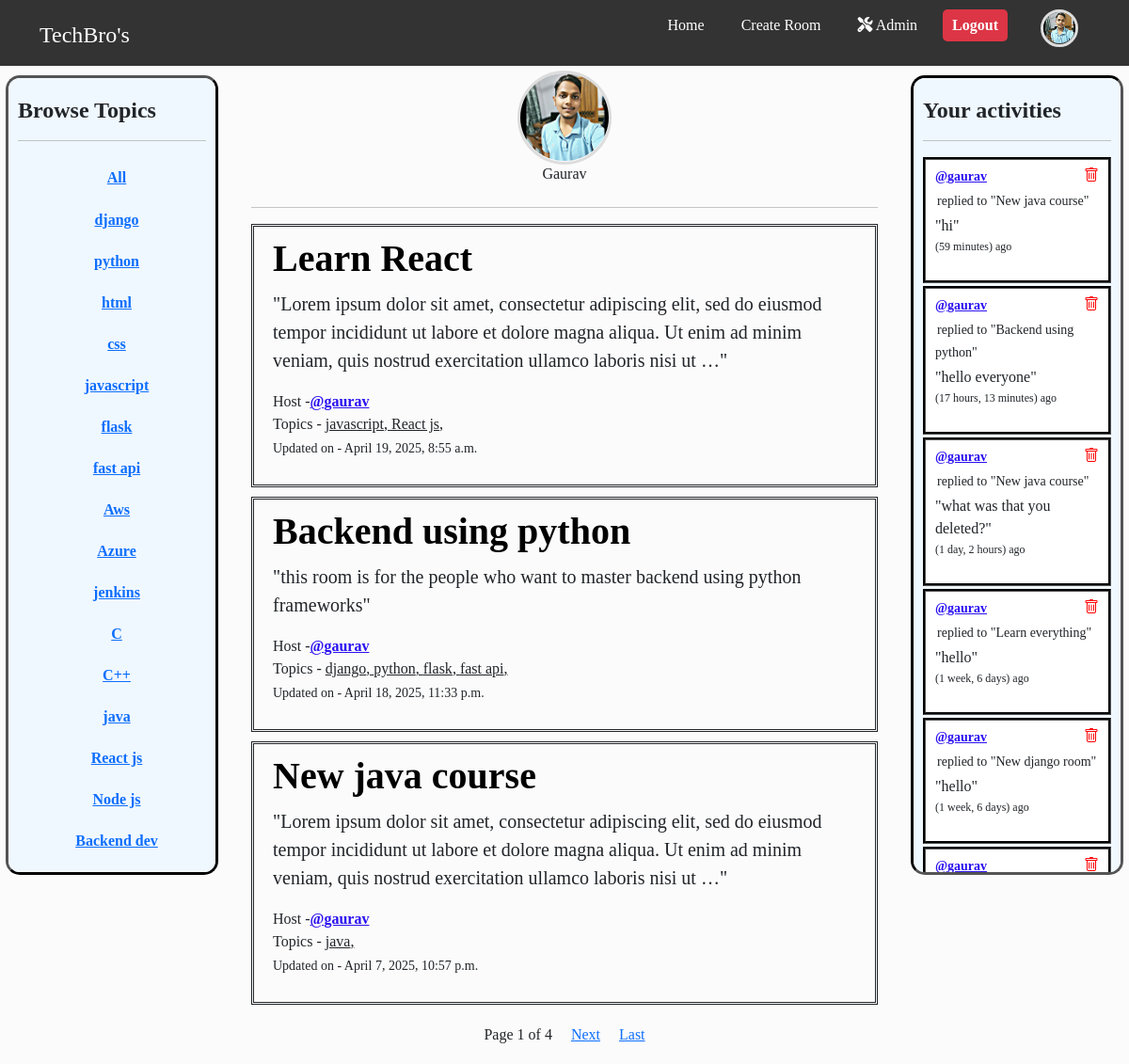
Screenshot of /user-profile/1 (signed in) with the database file from the repository.
### main/models.py (models this page shows, shortened)
class Profile(models.Model):
    user = models.OneToOneField(User,on_delete=models.CASCADE)
    profile_pic = models.ImageField(upload_to='profile_images/',default='profile_images/default.jpg' , blank=True,null=True)

class Topic(models.Model):
    name = models.CharField(max_length=200)
    def __str__(self):
        return self.name

class Room(models.Model):
    topics = models.ManyToManyField(Topic,related_name="rooms")
    host = models.ForeignKey(User,on_delete=models.SET_NULL,null=True)
    name = models.CharField(max_length=200,)
    description = models.TextField(null=True, blank=True)
    participants = models.ManyToManyField(User,related_name='joined_rooms',through='Membership')
    updated = models.DateTimeField(auto_now=True)
    created = models.DateTimeField(auto_now_add=True)
    class Meta():
        ordering = ['-updated','-created']
    def __str__(self):
        return self.name

class Message(models.Model):
    user = models.ForeignKey(User,on_delete=models.CASCADE,related_name="messages")
    room = models.ForeignKey(Room,on_delete=models.CASCADE)
    text = models.TextField()
    updated = models.DateTimeField(auto_now=True)
    created = models.DateTimeField(auto_now_add=True)
    deleted = models.BooleanField(default=False)
    edited = models.BooleanField(default=False)
    def __str__(self):
        return self.text[:50]

### main/views.py (the view)
# urls.py: path('user-profile/<int:pk>',views.user_profile,name='user-profile'),
def user_profile(request,pk):
    user = get_object_or_404(User,id=pk)
    rooms = user.joined_rooms.all()
    chat_messages = user.messages.filter(deleted = False).order_by('-updated','-created')
    topics = Topic.objects.all()
    page = request.GET.get('page',1)
    paginator = Paginator(rooms,3)
    try:
        rooms = paginator.page(page)
    except:
        rooms = paginator.page(1)
    context = {'user':user,'rooms':rooms,'chat_messages':chat_messages,'topics':topics}
    return render(request,'user_profile.html',context)

### templates/user_profile.html (shortened to what this page needs)
{% include "base.html" %}
{% block content %}
    {% if request.user.is_authenticated and request.user == user  %}
        <div class="profile-container">
            <aside class = 'left-sidebar'>
                {% include "topics_component.html" %}
            </aside>
            <main class = 'main-feed'>
                <div class="profile-detail-container">
                <img src="{{ user.profile.profile_pic.url }}" alt="Profile Picture"  class="profile-pic">
                <h6>{{user.username|capfirst}}</h6>
                </div>
                {% include "main_feed_component.html" %}
            </main>
            <aside class = "right_sidebar">
                {% include "activity_component.html" %}
            </aside>
        </div>
    {% else %}
        <div style="display:flex; justify-content:center;">
        <p style="font-size: x-large;"><a href={% url "login" %}>Login </a>to see details</p>
        </div>
    {% endif %}
{% endblock content %}

### templates/base.html (shortened to what this page needs)
<!DOCTYPE html>
{% load static %}
<html lang="en">
  <head>
    <link
      href="https://cdn.jsdelivr.net/npm/bootstrap@5.3.0/dist/css/bootstrap.min.css"
      rel="stylesheet"
    />
    <link rel="stylesheet" href="https://cdnjs.cloudflare.com/ajax/libs/font-awesome/6.5.1/css/all.min.css">
    <link rel="stylesheet" href="https://cdn.jsdelivr.net/npm/bootstrap-icons/font/bootstrap-icons.css">
    <link rel="stylesheet" href="{% static 'css/style.css' %}">
  </head>
  <body>
    <nav class="navbar-cus">
      <div class="container">
        <a href="{% url 'home' %}" class="navbar-brand">TechBro's</a>
        <ul class="nav-links" id="navLinks">
          <li class="nav-item-to-edit"> <a href="{% url 'home' %}">Home</a></li>
            {% if request.user.is_authenticated %}
              <li class="nav-item-to-edit"><a href="{% url 'create-room' %}">Create Room</a></li>
              {% if request.user.is_superuser %}
                <li class="nav-item-to-edit"><a href="{% url 'admin:index' %}" class="Admin"><i class="fa-solid fa-screwdriver-wrench "></i> Admin</a></li>
              {% endif %}
              <li id="nav-logout-button">
                <form action="{% url 'logout' %}" method="POST">
                  <button type="submit" class="logout-button">Logout</button>
                </form>
              </li>
              <li><a href="{% url 'user-profile' request.user.id %}" ><img src="{{ request.user.profile.profile_pic.url }}" alt="Profile Picture" class='navbar-profile-pic'></a></li>
          {% endif %}
        </ul>
      </div>
    </nav>
  </body>
</html>

### templates/topics_component.html (shortened to what this page needs)
<!DOCTYPE html>
<html lang="en">
<head>
</head>
<body>
    <div class="topic-container">
    <h4 class='headings'>Browse Topics</h4>
        <hr>
        <div class="topic-list">
            <div class="topic-box">
                <a href="{% url "home" %}"  > <b>All</b></a>
            </div>
        </div>
        <div class="topic-list">
        {% for topic in topics  %}
            <div class="topic-box" >
                <a href="{% url "home" %}?q={{topic.name}} " ><b>{{topic.name}}</b></a>
            </div>
        {% endfor %}
        </div>
    </div>
</body>
</html>

### templates/main_feed_component.html (shortened to what this page needs)
<!DOCTYPE html>
<html lang="en">
<head>
</head>
<body>
    <hr>
    {% for room in rooms %}
        <div class="room-box">
            <h1 class='headings'><a href="{% url "room" room.id %}" >{{ room.name }}</a></h1>
            <p class="room-desc">"{{room.description|truncatechars:200 }}"</p>
            <span>Host -<a href="{% url "user-profile" room.host.id %}" class="user-name">@{{ room.host.username }}</a></span>
            <div>
                <span>Topics - </span>
                {% for topic in room.topics.all  %}
                <span style="text-decoration: underline;">{{topic}}, </span>
                {% endfor %}
            </div>
        <p><small>Updated on - {{ room.updated }}</small></p>
        </div>
    {% endfor %}
    <div class="pagination-option">
        <span>Page {{rooms.number}} of {{rooms.paginator.num_pages}}</span>
        {% if rooms.has_next %}
            <span><a href="?page={{ rooms.next_page_number }}&q={{ q }}">Next</a></span>
            <a href="?page={{ rooms.paginator.num_pages }}&q={{ q }}">Last</a>
        {% endif %}
    </div>
</body>
</html>

### templates/activity_component.html (shortened to what this page needs)
<!DOCTYPE html>
<html lang="en">
<head>
</head>
<body>
    <div class='activity-container'>
    <h4 class="headings">Your activities</h4>
        <hr>
        {% for message in chat_messages  %}
        <div class="activity-box">
            <div class="activity-box-option">
                <div>
                    <a href="{% url "user-profile" message.user.id %}" class="user-name"><small>
                    @{{message.user}}</a> </small>
                </div>
                <div>
                    {% if request.user == message.user or request.user.is_superuser%}
                        <a href="{% url "delete-message" message.id %}" class="delete-icon"><i class="bi bi-trash" aria-hidden="true"></i></a>
                    {% endif %}
                </div>
            </div>
            <p style="margin-bottom:2px;"><small style="padding-left:2px;"> replied to "{{message.room}}"</small></p>
            <p style="margin-bottom:0px;">"{{message}}"</p>
            <p style="font-size:12px ;">
                ({{message.updated|timesince}}) ago </p>
        </div>
        {% endfor %}
    </div>
</body>
</html>

### static/css/style.css (style rules this page uses)
* { margin: 0; padding-bottom: 1px; box-sizing: border-box; }
body { background-color: #FBFBFB; font-family: 'Times New Roman', Times, serif; }
.user-name { color: #2a10f0; font-weight: bold; }
.profile-container { display: grid; grid-template-columns: 1fr 3fr 1fr; gap: 20px; }
.topic-list { display: flex; flex-direction: column; justify-content: center; align-items: center; }
.topic-box { margin: 5px 2px 5px 12px ; padding: 5px 10px 5px 10px; text-align: center; border-radius: 5px; }
.room-desc { font-size: 20px; }
.main-feed { padding: 5px 15px; }
.logout-button { background-color: #dc3545; color: white; margin-right : 8px; padding: 5px 10px; border: none; border-radius: 5px; font-weight: bold; cursor: pointer; transition: background-color 0.3s ease; }
.topic-container { height: 850px; overflow-y: auto; padding: 20px 10px 20px 10px; margin-top : 10px; margin-left: 6px; border-style : outset; border-radius: 15px; border-color: black; background-color:#F0F8FF; }
.activity-container { position: relative; height: 850px; overflow-y: auto; padding: 20px 10px 20px 10px; margin-top : 10px; margin-right: 6px; border-style : inset; border-radius: 15px; border-color: black; background-color:#F0F8FF; }
.activity-box { background-color: white; padding: 5px 10px 10px 10px; margin-top: 3px; margin-bottom: 3px; border-style: groove; border-color: black; }
.activity-box-option { display: flex; justify-content: space-between; }
.headings { font-weight: bold; }
.headings a { color: black; text-decoration: none; transition: color 0.3s ease; }
.room-box { border-style: double; padding: 10px 20px 10px 20px; margin-top: 10px; margin-bottom: 10px; }
.delete-icon { position: relative; cursor: pointer; color: red; margin-left: 5px; border-style: none; }
.navbar-cus { background: #333; color: white; display: flex; justify-content: space-between; align-items: center; margin: 0px; }
.navbar-cus .container { padding-top: 5px; display: flex; justify-content: space-between; align-items:center; width: 100%; }
.navbar-brand { font-size: 1.5rem; text-decoration: none; color: white; }
.nav-links { list-style: none; display: flex; gap: 15px; }
.nav-item-to-edit { display: inline; margin-top: 10px; }
.nav-links li a { text-decoration: none; color: white; padding: 8px 12px; transition: font-weight 0.2s ease; }
#nav-logout-button { margin-top: 5px; }
.profile-detail-container { display: flex; flex-direction: column; align-items: center; }
.profile-pic { width: 100px; height: 100px; border-radius: 100%; object-fit: cover; border: 3px solid #ddd; display: block; }
.navbar-profile-pic { width: 40px; height: 40px; border-radius: 100%; object-fit: cover; margin-top: 5px; border: 3px solid #ddd; transition: transform 0.3s ease-in-out; }
.pagination-option { display: flex; justify-content: center; }
.pagination-option > * { padding: 10px; }

### rows the page displays
Topic: name "django"
Topic: name "python"
Topic: name "html"
Topic: name "css"
Topic: name "javascript"
Topic: name "flask"
Topic: name "fast api"
Topic: name "Aws"
Topic: name "Azure"
Topic: name "jenkins"
Topic: name "C"
Topic: name "C++"
Topic: name "java"
Topic: name "React js"
Topic: name "Node js"
Topic: name "Backend dev"
Room: name "Learn React", description "Lorem ipsum dolor sit amet, consectetur adipiscing elit, sed do eiusmod tempor incididunt ut labore et dolore magna aliqua. Ut enim ad minim veniam, quis nostrud exercitation ullamco laboris nisi ut …", host.username "gaurav", updated "April 19, 2025, 8:55 a.m."
Room: name "Backend using python", description "this room is for the people who want to master backend using python frameworks", host.username "gaurav", updated "April 18, 2025, 11:33 p.m."
Room: name "New java course", description "Lorem ipsum dolor sit amet, consectetur adipiscing elit, sed do eiusmod tempor incididunt ut labore et dolore magna aliqua. Ut enim ad minim veniam, quis nostrud exercitation ullamco laboris nisi ut …", host.username "gaurav", updated "April 7, 2025, 10:57 p.m."
Message: user "gaurav", room "New java course", text "hi", updated "59 minutes"
Message: user "gaurav", room "Backend using python", text "hello everyone", updated "17 hours, 13 minutes"
Message: user "gaurav", room "New java course", text "what was that you deleted?", updated "1 day, 2 hours"
Message: user "gaurav", room "Learn everything", text "hello", updated "1 week, 6 days"
Message: user "gaurav", room "New django room", text "hello", updated "1 week, 6 days"
Message: user "gaurav"

### other values shown
{{ user.username|capfirst }} "Gaurav"
{{ rooms.number }} "1"
{{ rooms.paginator.num_pages }} "4"
